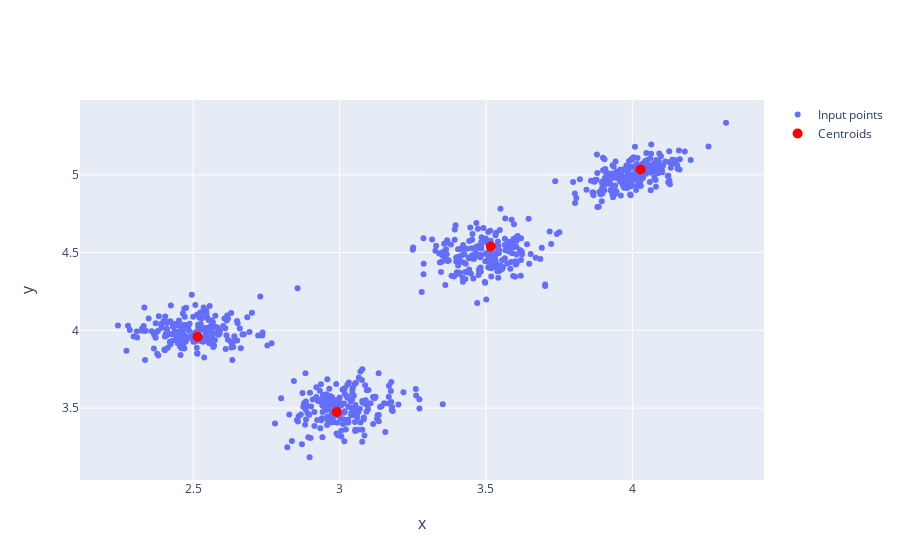

Source (notebook cell):
### Code cell
# Part 1 main script
# load data
rawData = loadmat("./input/fcm_dataset.mat")
rawData = np.array(rawData["x"])

# %% run C-Means
data, centroids, iterations = cMeans(rawData, 4, 1e-12, 1000, 0.1, 2)
plotDataAndCentroidsPart1(data, centroids, ["x0", "x1"])

### Figure 1 — Plotly figure (JSON) as saved in the notebook; plotly's stock layout.template omitted (floating-point values rounded to 4 significant figures; data arrays with more than 128 entries replaced by an {"elided": "..."} marker saying what was removed)
{"data": [{"mode": "markers", "name": "Input points", "type": "scatter", "x": {"elided": "800 float values"}, "y": {"elided": "800 float values"}}, {"marker": {"color": "red", "size": 10}, "mode": "markers", "name": "Centroids", "type": "scatter", "x": [4.029, 2.516, 2.991, 3.517], "y": [5.034, 3.959, 3.475, 4.539]}], "layout": {"annotations": [{"font": {"size": 16}, "showarrow": false, "text": "x", "x": 0.5, "xanchor": "center", "xref": "paper", "y": 0, "yanchor": "top", "yref": "paper", "yshift": -30}, {"font": {"size": 16}, "showarrow": false, "text": "y", "textangle": -90, "x": 0, "xanchor": "right", "xref": "paper", "xshift": -40, "y": 0.5, "yanchor": "middle", "yref": "paper"}], "xaxis": {"anchor": "y", "domain": [0, 1]}, "yaxis": {"anchor": "x", "domain": [0, 1]}}}
